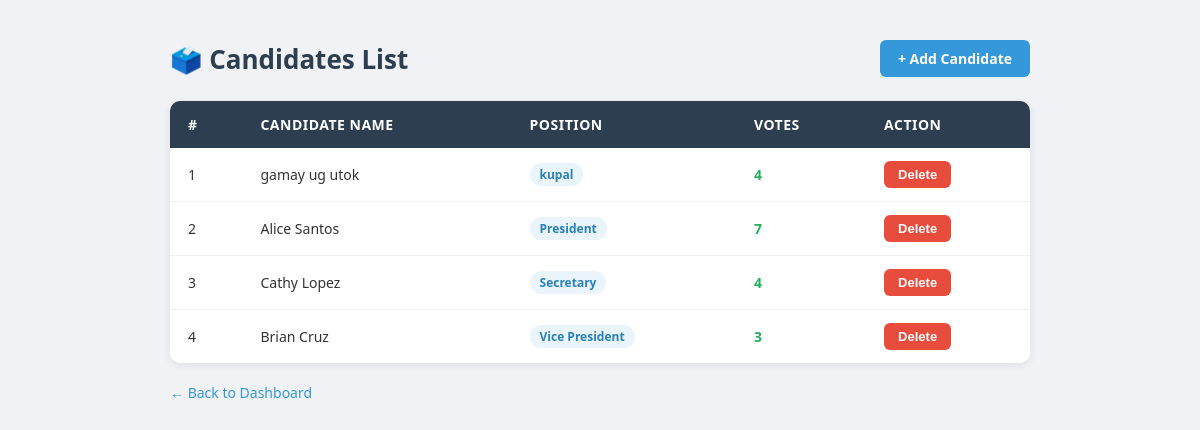
Page /admin/view_candidates.php (signed in) on the committed database.
### tables this page shows
CREATE TABLE `candidates` (
  `id` int(11) NOT NULL,
  `name` varchar(50) NOT NULL,
  `position` varchar(50) NOT NULL,
  `votes` int(11) DEFAULT 0
);

### admin/view_candidates.php (the view, shortened to what this page needs)
<?php
include '../db.php';
$result = $conn->query("SELECT id, name, position, votes FROM candidates ORDER BY position, name ASC");
?>
<!DOCTYPE html>
<html lang="en">
<head>
</head>
<body>
<div class="container">
    <div class="header">
        <h2>🗳️ Candidates List</h2>
        <a href="add_candidate.php" class="btn btn-primary">+ Add Candidate</a>
    </div>
    <div class="card">
        <?php if($result && $result->num_rows > 0): ?>
        <table>
            <thead>
                <tr>
                    <th>#</th>
                    <th>Candidate Name</th>
                    <th>Position</th>
                    <th>Votes</th>
                    <th>Action</th>
                </tr>
            </thead>
            <tbody>
                <?php $i = 1; while($row = $result->fetch_assoc()): ?>
                <tr>
                    <td><?php echo $i++; ?></td>
                    <td><?php echo htmlspecialchars($row['name']); ?></td>
                    <td><span class="position-badge"><?php echo htmlspecialchars($row['position']); ?></span></td>
                    <td><span class="votes-count"><?php echo intval($row['votes']); ?></span></td>
                    <td>
                        <button
                            class="btn btn-danger"
                            onclick="confirmDelete(<?php echo $row['id']; ?>, '<?php echo htmlspecialchars(addslashes($row['name'])); ?>')">
                            Delete
                        </button>
                    </td>
                </tr>
                <?php endwhile; ?>
            </tbody>
        </table>
        <?php endif; ?>
    </div>
    <a href="dashboard.php" class="back-link">← Back to Dashboard</a>
</div>
</body>
</html>

### admin/view_candidates.php (style rules this page uses)
* { box-sizing: border-box; margin: 0; padding: 0; }
body { font-family: 'Segoe UI', Tahoma, Geneva, Verdana, sans-serif; background-color: #f0f2f5; color: #333; }
.container { max-width: 900px; margin: 40px auto; padding: 0 20px; }
.header { display: flex; justify-content: space-between; align-items: center; margin-bottom: 24px; }
h2 { font-size: 26px; color: #2c3e50; }
.btn { display: inline-block; padding: 9px 18px; border-radius: 6px; text-decoration: none; font-size: 14px; font-weight: 600; cursor: pointer; border: none; transition: background 0.2s ease; }
.btn-primary { background-color: #3498db; color: #fff; }
.btn-danger { background-color: #e74c3c; color: #fff; padding: 6px 14px; font-size: 13px; }
.card { background: #fff; border-radius: 10px; box-shadow: 0 2px 10px rgba(0,0,0,0.08); overflow: hidden; }
table { width: 100%; border-collapse: collapse; }
thead { background-color: #2c3e50; color: #fff; }
thead th { padding: 14px 18px; text-align: left; font-size: 14px; font-weight: 600; text-transform: uppercase; letter-spacing: 0.5px; }
tbody tr { border-bottom: 1px solid #ecf0f1; transition: background 0.15s ease; }
tbody tr:last-child { border-bottom: none; }
tbody td { padding: 13px 18px; font-size: 14px; }
.position-badge { display: inline-block; background-color: #eaf4fb; color: #2980b9; padding: 3px 10px; border-radius: 12px; font-size: 12px; font-weight: 600; }
.votes-count { font-weight: 700; color: #27ae60; }
.back-link { margin-top: 20px; display: inline-block; color: #3498db; text-decoration: none; font-size: 14px; }

### rows in the picture
candidates: name "gamay ug utok", position "kupal", votes "4"
candidates: name "Alice Santos", position "President", votes "7"
candidates: name "Cathy Lopez", position "Secretary", votes "4"
candidates: name "Brian Cruz", position "Vice President", votes "3"
